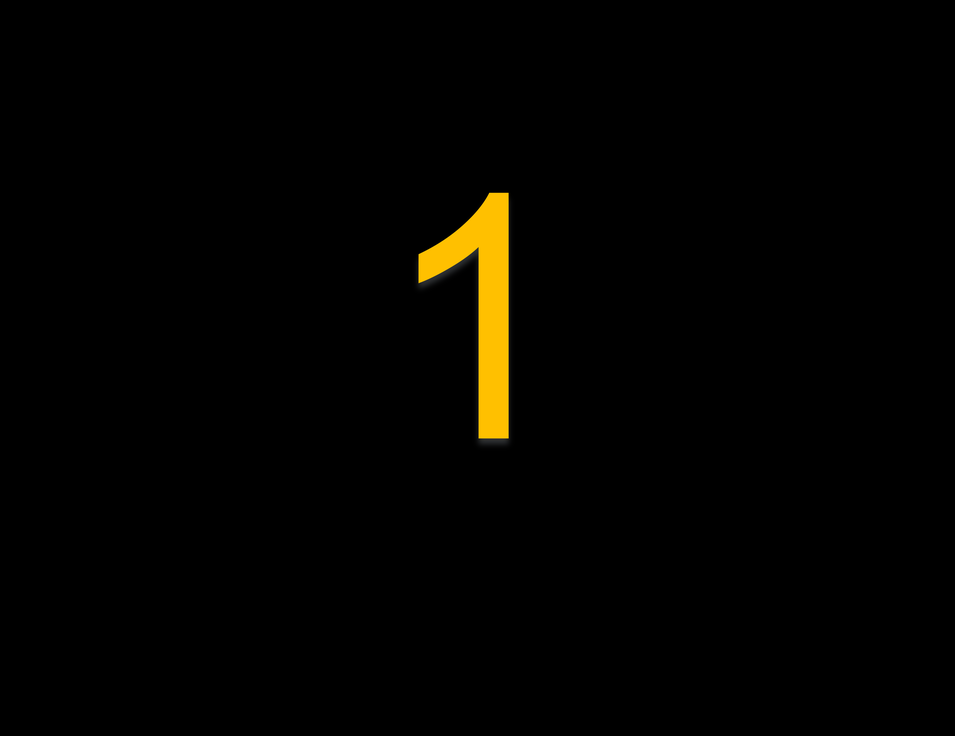
#> input picture pattern_N1.png, 955 x 736 px, shrunk from 4409 x 3396 before the run
$ python imageSegmentation.py
#> lines starting #> are read from the running program, lines starting #| are printed output that depends on the picture; after the words box and inside, x2 and y2 are one past the last pixel; in counts of white or black regions, pixels touching at a corner belong together
import cv2
import numpy as np

def calculate_moments(image):
    # Convert the image to grayscale
    gray = cv2.cvtColor(image, cv2.COLOR_BGR2GRAY)

    # Threshold the image
    _, thresh = cv2.threshold(gray, 128, 255, cv2.THRESH_BINARY)

    # Find contours in the thresholded image
    contours, _ = cv2.findContours(thresh, cv2.RETR_EXTERNAL, cv2.CHAIN_APPROX_SIMPLE)

    # Get the largest contour (assumes the number is the largest object)
    largest_contour = max(contours, key=cv2.contourArea)

    # Calculate moments
    moments = cv2.moments(largest_contour)

    # Calculate central moments
    central_moments = cv2.moments(largest_contour, True)

    # Calculate Hu moments
    hu_moments = cv2.HuMoments(central_moments)

    return moments, central_moments, hu_moments.flatten()

def classify_number(test_hu_moments, reference_moments):
    # Compare Hu moments using average Euclidean distance
    distances = {label: np.mean(np.abs(test_hu_moments - ref_hu_moments)) for label, ref_hu_moments in reference_moments.items()}

    # Find the label with the smallest distance
    min_label = min(distances, key=distances.get)

    return min_label  # Return the label as the classified number (1, 2, or 3)

# Load reference images
number_1 = cv2.imread('pattern_N1.png')
#> number_1 is the input picture: shape (736, 955, 3); mean B, G, R 0.1, 2.6, 3.4
number_2 = cv2.imread('pattern_N2.png')
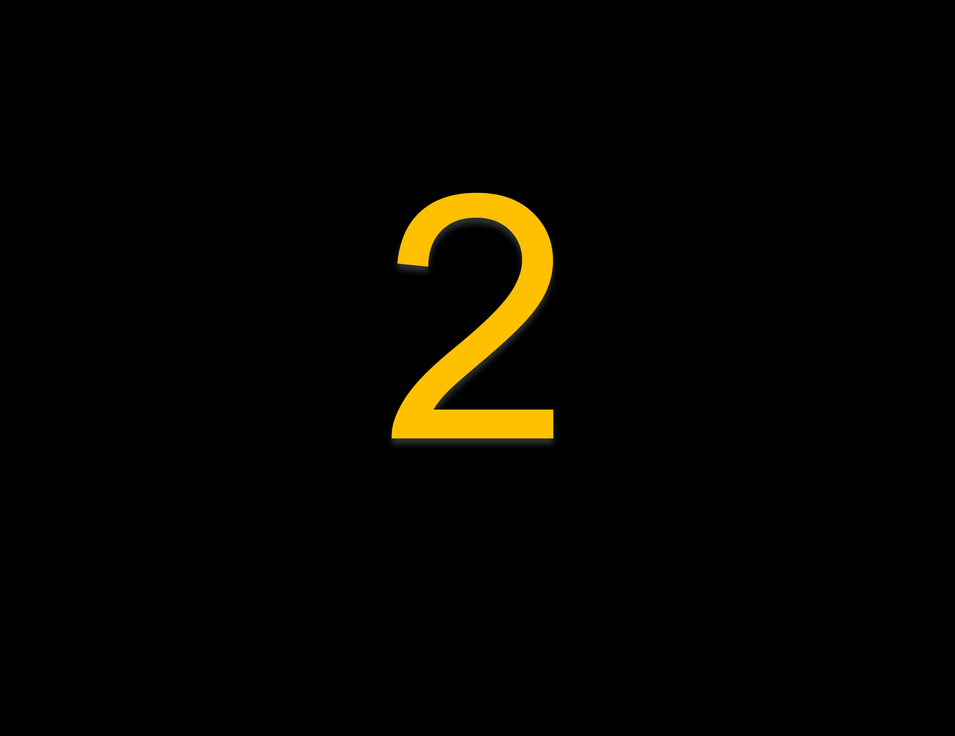
#> input picture pattern_N2.png, 955 x 736 px, shrunk from 4409 x 3396 before the run
#> number_2 is the input picture: shape (736, 955, 3); mean B, G, R 0.2, 4.5, 5.8
number_3 = cv2.imread('pattern_N3.png')
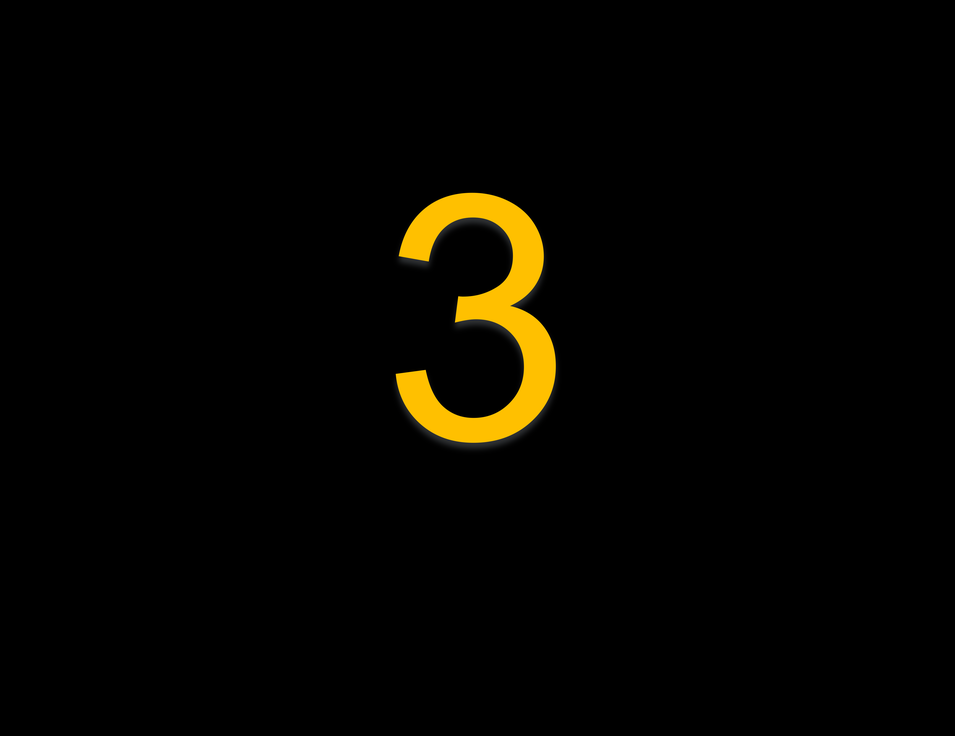
#> input picture pattern_N3.png, 955 x 736 px, shrunk from 4409 x 3396 before the run
#> number_3 is the input picture: shape (736, 955, 3); mean B, G, R 0.2, 4.3, 5.6

# Calculate moments for reference images
moments_1, central_moments_1, hu_moments_1 = calculate_moments(number_1)
#> in calculate_moments, `_, thresh = cv2.threshold(gray, 128, 255, cv2.THRESH_BINARY)`:
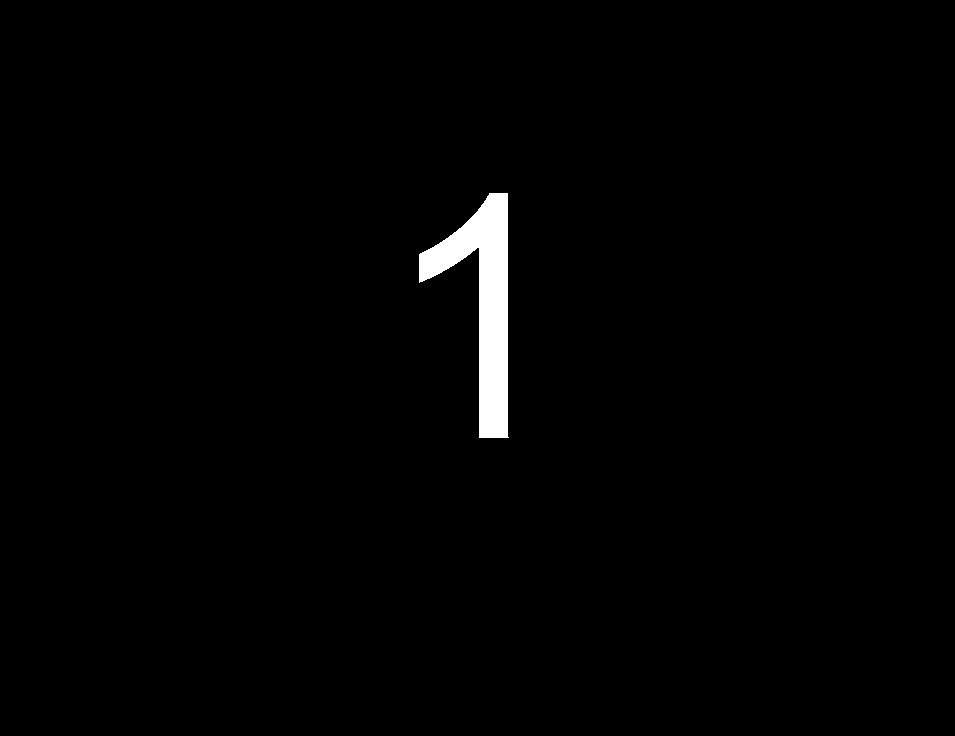
#> thresh: shape (736, 955); 1.3% white; 1 white region
#> in calculate_moments, `contours, _ = cv2.findContours(thresh, cv2.RETR_EXTERNAL, cv2.CHAIN_AP..`: contours = 1 contour; box (x1, y1, x2, y2) and area: (419, 193, 509, 438) 8638
#> in calculate_moments, `largest_contour = max(contours, key=cv2.contourArea)`: largest_contour = contour of 93 points, box (x1, y1, x2, y2) (419, 193, 509, 438), area 8638
#> in calculate_moments, `moments = cv2.moments(largest_contour)`: moments = moments, m00 8638, centre m10/m00, m01/m00 = (483.8, 301.8)
#> in calculate_moments, `central_moments = cv2.moments(largest_contour, True)`: central_moments has the same summary as moments
#> in calculate_moments, `hu_moments = cv2.HuMoments(central_moments)`: hu_moments = [0.584, 0.245, 0.0504, 0.0214, 0.000687, 0.0106, -0.00016]
#> moments_1 has the same summary as moments in calculate_moments; central_moments_1 has the same summary as moments in calculate_moments; hu_moments_1 has the same summary as hu_moments in calculate_moments
moments_2, central_moments_2, hu_moments_2 = calculate_moments(number_2)
#> in calculate_moments (call 2), `_, thresh = cv2.threshold(gray, 128, 255, cv2.THRESH_BINARY)`: thresh: shape (736, 955); 2.2% white; 1 white region
#> in calculate_moments (call 2), `contours, _ = cv2.findContours(thresh, cv2.RETR_EXTERNAL, cv2.CHAIN_AP..`: contours = 1 contour; box (x1, y1, x2, y2) and area: (392, 193, 553, 438) 14938
#> moments_2 = moments, m00 14938.5, centre m10/m00, m01/m00 = (477, 323.8); central_moments_2 has the same summary as moments_2; hu_moments_2 = [0.601, 0.121, 0.00295, 0.00106, 1.12e-06, -2.83e-06, 1.52e-06]
moments_3, central_moments_3, hu_moments_3 = calculate_moments(number_3)
#> in calculate_moments (call 3), `_, thresh = cv2.threshold(gray, 128, 255, cv2.THRESH_BINARY)`:
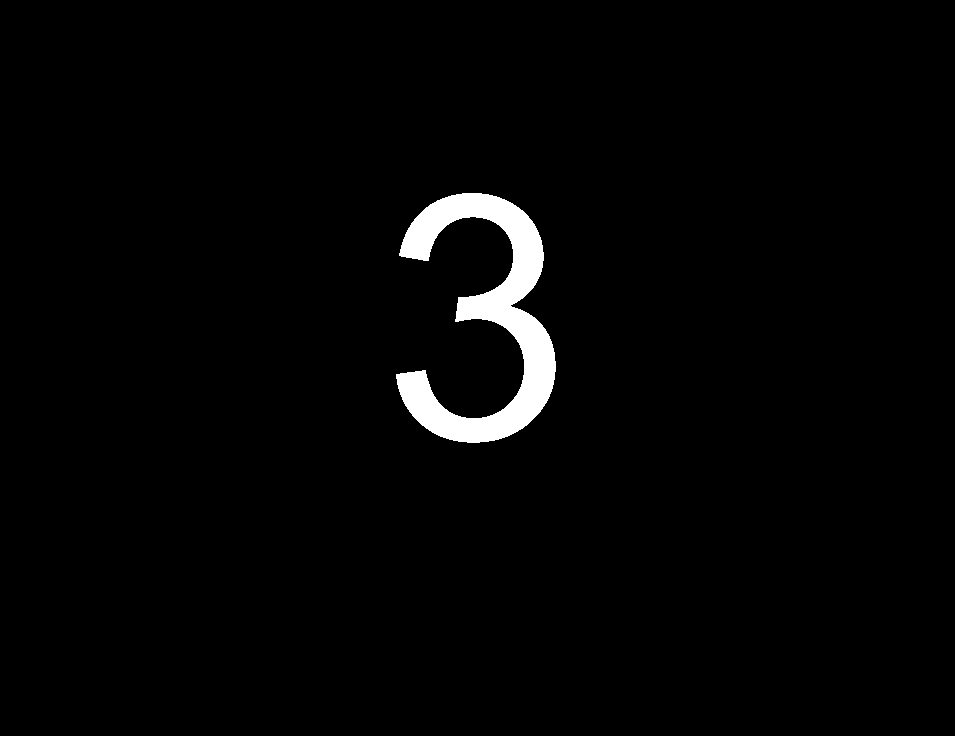
#> thresh: shape (736, 955); 2.1% white; 1 white region
#> in calculate_moments (call 3), `contours, _ = cv2.findContours(thresh, cv2.RETR_EXTERNAL, cv2.CHAIN_AP..`: contours = 1 contour; box (x1, y1, x2, y2) and area: (396, 193, 556, 443) 14337
#> in calculate_moments (call 3), `largest_contour = max(contours, key=cv2.contourArea)`: largest_contour = contour of 505 points, box (x1, y1, x2, y2) (396, 193, 556, 443), area 14337
#> in calculate_moments (call 3), `moments = cv2.moments(largest_contour)`: moments = moments, m00 14337, centre m10/m00, m01/m00 = (486.5, 319.3)
#> in calculate_moments (call 3), `central_moments = cv2.moments(largest_contour, True)`: central_moments has the same summary as moments
#> in calculate_moments (call 3), `hu_moments = cv2.HuMoments(central_moments)`: hu_moments = [0.572, 0.0932, 0.0112, 0.00366, -2.28e-05, -0.00111, -5.28e-06]
#> moments_3 has the same summary as moments in calculate_moments; central_moments_3 has the same summary as moments in calculate_moments; hu_moments_3 has the same summary as hu_moments in calculate_moments

# Create a dictionary to store reference moments
reference_moments = {
    1: hu_moments_1,
    2: hu_moments_2,
    3: hu_moments_3
}
#> reference_moments = {1: [0.584, 0.245, 0.0504, 0.0214, 0.000687, 0.0106, -0.00016], 2: [0.601, 0.121, 0.00295, 0.00106, 1.12e-06, -2.83e-06, 1.52e-06], 3: [0.572, 0.0932, 0.0112, 0.00366, -2.28e-05, -0.00111, -5.28e-06]}

# Load the new image for testing
new_image = cv2.imread('pattern_VN.png')
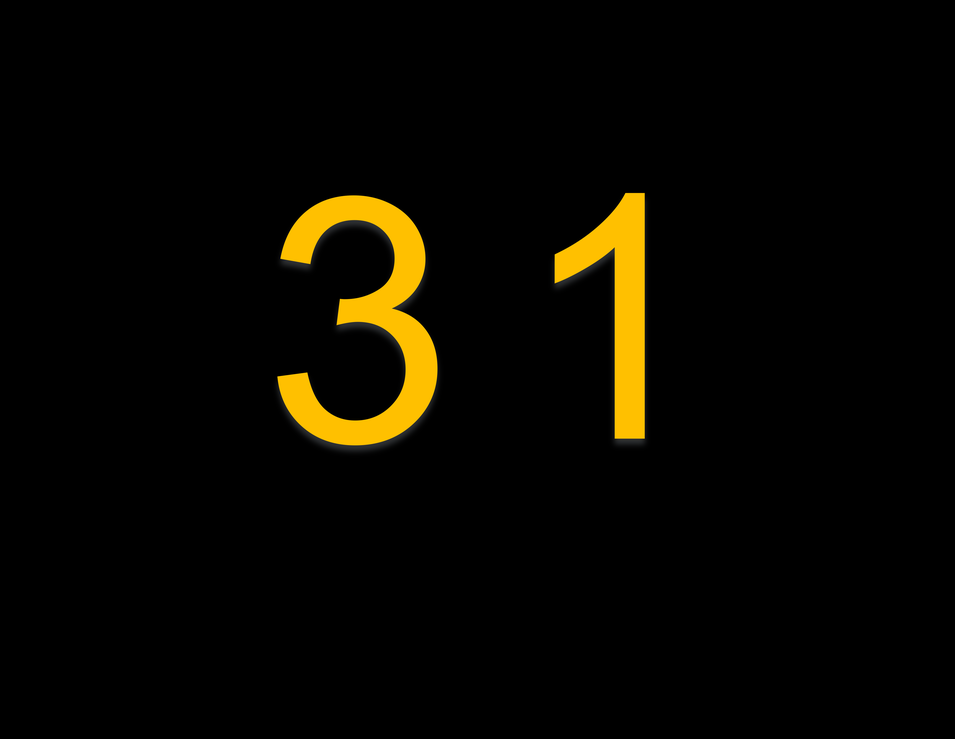
#> input picture pattern_VN.png, 955 x 739 px, shrunk from 4409 x 3410 before the run
#> new_image is the input picture: shape (739, 955, 3); mean B, G, R 0.3, 6.8, 9

# Calculate moments for the new image
test_moments, test_central_moments, test_hu_moments = calculate_moments(new_image)
#> in calculate_moments (call 4), `_, thresh = cv2.threshold(gray, 128, 255, cv2.THRESH_BINARY)`:
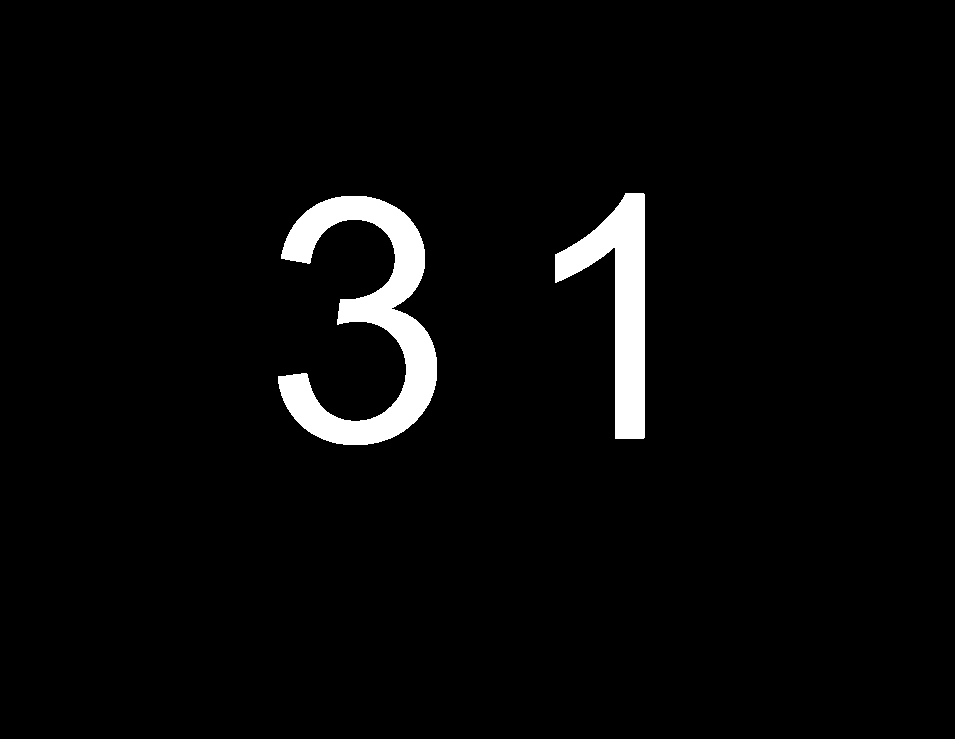
#> thresh: shape (739, 955); 3.4% white; 2 white regions
#> in calculate_moments (call 4), `contours, _ = cv2.findContours(thresh, cv2.RETR_EXTERNAL, cv2.CHAIN_AP..`: contours = 2 contours; box (x1, y1, x2, y2) and area: (278, 196, 437, 445) 14310, (555, 193, 645, 439) 8902
#> in calculate_moments (call 4), `largest_contour = max(contours, key=cv2.contourArea)`: largest_contour = contour of 507 points, box (x1, y1, x2, y2) (278, 196, 437, 445), area 14310
#> in calculate_moments (call 4), `moments = cv2.moments(largest_contour)`: moments = moments, m00 14310.5, centre m10/m00, m01/m00 = (368.1, 321.9)
#> in calculate_moments (call 4), `central_moments = cv2.moments(largest_contour, True)`: central_moments has the same summary as moments
#> in calculate_moments (call 4), `hu_moments = cv2.HuMoments(central_moments)`: hu_moments = [0.573, 0.0933, 0.0112, 0.00367, -2.29e-05, -0.00111, -5.37e-06]
#> test_moments has the same summary as moments in calculate_moments; test_central_moments has the same summary as moments in calculate_moments; test_hu_moments has the same summary as hu_moments in calculate_moments

# Classify regions in the new image
classified_numbers = []
for i in range(test_hu_moments.shape[0]):
    classified_numbers.append(classify_number(test_hu_moments[i], reference_moments))
#> this loop made 7 passes
#> (distances in classify_number, min_label in classify_number) on passes 1 to 7: ({1: 0.446, 2: 0.477, 3: 0.476}, 1), ({1: 0.146, 2: 0.143, 3: 0.133}, 3), ({1: 0.125, 2: 0.107, 3: 0.0979}, 3), ({1: 0.128, 2: 0.104, 3: 0.0968}, 3), ({1: 0.13, 2: 0.104, 3: 0.0973}, 3), ({1: 0.131, 2: 0.105, 3: 0.0981}, 3), ({1: 0.13, 2: 0.104, 3: 0.0973}, 3)
#> after the loop, classified_numbers = [1, 3, 3, 3, 3, 3, 3]

print("Classified Numbers:", classified_numbers)
#| Classified Numbers: [1, 3, 3, 3, 3, 3, 3]
